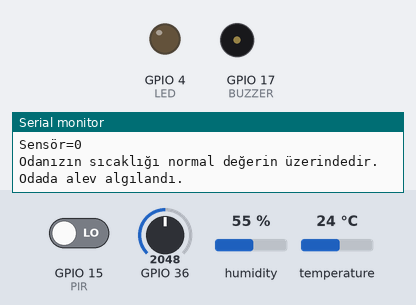
A sketch run on a simulated ESP32. Parts: output pins drawn as LEDs (lit = HIGH), buzzer (waves = sounding, pin HIGH), the last lines printed to the serial monitor. Inputs (shaded band) come from the test bench; at power-on: GPIO 15 (PIR) LOW, GPIO 36 = 2048, humidity 55 %, temperature 24 °C. WiFi joins after 1.5 s; servers stay silent unless stated.

Above: at 1.7 s.
1.8 s: GPIO 15 (PIR) driven HIGH
At 3.4 s:
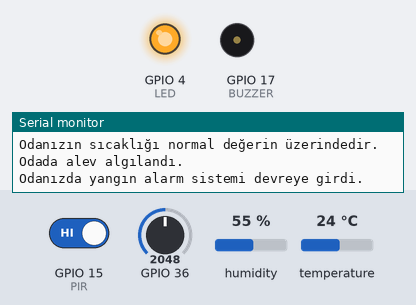
5.6 s: GPIO 15 (PIR) driven LOW
At 6.6 s:
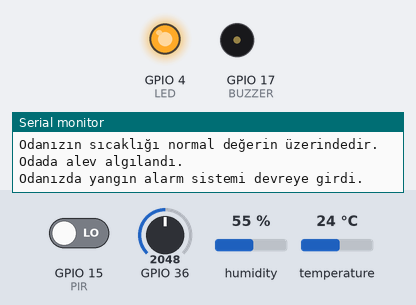
Timing chart, 0 to 8.6 s (numbered marks = the images above; inputs shaded):
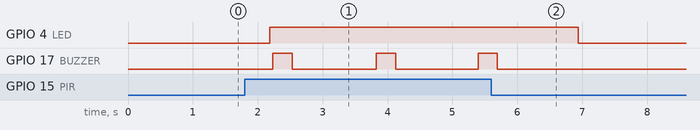

Measured:
- after the input at 1.8 s, GPIO 4 (LED): LOW → HIGH after 0.38 s; GPIO 17 (BUZZER): alternates HIGH for 0.30 s and LOW for 1.3 s, starting after 0.43 s
- after the input at 5.6 s, GPIO 4 (LED): HIGH → LOW after 1.3 s; GPIO 17 (BUZZER): goes on until 5.7 s, then stays LOW

The sketch:

code.ino
```cpp
#include <DHT.h>
#include <WiFi.h>
#include <IOXhop_FirebaseESP32.h>
#include <Wire.h>

DHT dht(19, DHT11);

#define BUZZER 17
#define PIR 15
#define LED 4
#define Wifi_id "ENESNET"
#define Wifi_Pw "123321aaa"
#define FIREBASE "https://alerting-system-for-muhtas-default-rtdb.europe-west1.firebasedatabase.app/"
#define FIREBASE_TOKEN "C5NAUHFuYNVzRRa4mVOobMUjcZdQPQuZKhQngcFc"

void setup() {
  Serial.begin(9600);
  dht.begin();
  pinMode(BUZZER, OUTPUT);
  pinMode(PIR, INPUT_PULLUP);
  pinMode(LED, OUTPUT);
  WiFi.begin(Wifi_id, Wifi_Pw);
  Firebase.begin(FIREBASE, FIREBASE_TOKEN);
}

void loop() {
  int alarm = 0;
  float sicaklik, nem, ates;
  bool pir;

  readSensorData(sicaklik, nem, ates, pir);

  if (sicaklik >= 0) {
    Serial.println("\nOdanızın sıcaklığı normal değerin üzerindedir.");

    if (ates >= 0) {
      Serial.println("Odada alev algılandı.");

      if (pir == HIGH) {
        digitalWrite(LED, HIGH);
        Serial.println("Odanızda yangın alarm sistemi devreye girdi.");
        alarm = 1;
        activateBuzzer();
      } else {
        digitalWrite(LED, LOW);
        alarm = 0;
      }
    }
  }

  updateFirebaseData(nem, sicaklik, ates, alarm);
}

void readSensorData(float &sicaklik, float &nem, float &ates, bool &pir) {
  sicaklik = dht.readTemperature();
  nem = dht.readHumidity();
  ates = analogRead(A0);
  pir = digitalRead(PIR);

  ates = map(ates, 0.0, 1023.0, 0.0, 25.0);
  ates = 100 - ates;

  Serial.print("\nSıcaklık=");
  Serial.print(sicaklik);
  Serial.print("\nNem=");
  Serial.print(nem);
  Serial.print("\nAteş=");
  Serial.print(ates);
  Serial.print("\nSensör=");
  Serial.print(pir);

  delay(300);
}

void activateBuzzer() {
  digitalWrite(BUZZER, HIGH);
  delay(300);
  digitalWrite(BUZZER, LOW);
  delay(300);
}

void updateFirebaseData(float nem, float sicaklik, float ates, int alarm) {
  Firebase.setFloat("Sensor_Verileri/DHT11/Nem", nem);
  Firebase.setFloat("Sensor_Verileri/DHT11/Sicaklik", sicaklik);
  Firebase.setFloat("Sensor_Verileri/Fire/Ates", ates);
  Firebase.setBool("Sensor_Verileri/PIR/Hareket", alarm);
}
```
